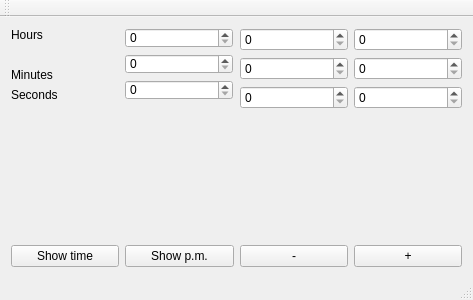
<?xml version="1.0" encoding="UTF-8"?>
<ui version="4.0">
 <class>MainWindow</class>
 <widget class="QMainWindow" name="MainWindow">
  <property name="geometry">
   <rect>
    <x>0</x>
    <y>0</y>
    <width>473</width>
    <height>300</height>
   </rect>
  </property>
  <property name="windowTitle">
   <string>MainWindow</string>
  </property>
  <widget class="QWidget" name="centralWidget">
   <layout class="QGridLayout" name="gridLayout">
    <item row="0" column="0">
     <layout class="QVBoxLayout" name="verticalLayout_3">
      <item>
       <layout class="QVBoxLayout" name="verticalLayout">
        <item>
         <widget class="QLabel" name="label">
          <property name="text">
           <string>Hours</string>
          </property>
         </widget>
        </item>
        <item>
         <widget class="QLabel" name="label_4">
          <property name="text">
           <string/>
          </property>
         </widget>
        </item>
        <item>
         <widget class="QLabel" name="label_2">
          <property name="text">
           <string>Minutes</string>
          </property>
         </widget>
        </item>
        <item>
         <widget class="QLabel" name="label_3">
          <property name="text">
           <string>Seconds</string>
          </property>
         </widget>
        </item>
        <item>
         <spacer name="verticalSpacer">
          <property name="orientation">
           <enum>Qt::Vertical</enum>
          </property>
          <property name="sizeHint" stdset="0">
           <size>
            <width>20</width>
            <height>40</height>
           </size>
          </property>
         </spacer>
        </item>
       </layout>
      </item>
      <item>
       <widget class="QPushButton" name="pushButton">
        <property name="text">
         <string>Show time</string>
        </property>
       </widget>
      </item>
     </layout>
    </item>
    <item row="0" column="4">
     <layout class="QVBoxLayout" name="verticalLayout_4">
      <item>
       <widget class="QSpinBox" name="spinBox_4">
        <property name="maximum">
         <number>23</number>
        </property>
       </widget>
      </item>
      <item>
       <widget class="QSpinBox" name="spinBox_5">
        <property name="maximum">
         <number>59</number>
        </property>
       </widget>
      </item>
      <item>
       <widget class="QSpinBox" name="spinBox_6">
        <property name="maximum">
         <number>59</number>
        </property>
       </widget>
      </item>
      <item>
       <widget class="QLabel" name="label_5">
        <property name="text">
         <string/>
        </property>
       </widget>
      </item>
      <item>
       <widget class="QLabel" name="label_6">
        <property name="text">
         <string/>
        </property>
       </widget>
      </item>
      <item>
       <widget class="QLabel" name="label_7">
        <property name="text">
         <string/>
        </property>
       </widget>
      </item>
      <item>
       <spacer name="verticalSpacer_2">
        <property name="orientation">
         <enum>Qt::Vertical</enum>
        </property>
        <property name="sizeHint" stdset="0">
         <size>
          <width>20</width>
          <height>40</height>
         </size>
        </property>
       </spacer>
      </item>
      <item>
       <widget class="QPushButton" name="pushButton_plus">
        <property name="text">
         <string>+</string>
        </property>
       </widget>
      </item>
     </layout>
    </item>
    <item row="0" column="3">
     <layout class="QVBoxLayout" name="verticalLayout_5">
      <item>
       <widget class="QSpinBox" name="spinBox_7">
        <property name="maximum">
         <number>23</number>
        </property>
       </widget>
      </item>
      <item>
       <widget class="QSpinBox" name="spinBox_8">
        <property name="maximum">
         <number>59</number>
        </property>
       </widget>
      </item>
      <item>
       <widget class="QSpinBox" name="spinBox_9">
        <property name="maximum">
         <number>59</number>
        </property>
       </widget>
      </item>
      <item>
       <widget class="QLabel" name="label_8">
        <property name="text">
         <string/>
        </property>
       </widget>
      </item>
      <item>
       <widget class="QLabel" name="label_9">
        <property name="text">
         <string/>
        </property>
       </widget>
      </item>
      <item>
       <widget class="QLabel" name="label_10">
        <property name="text">
         <string/>
        </property>
       </widget>
      </item>
      <item>
       <spacer name="verticalSpacer_4">
        <property name="orientation">
         <enum>Qt::Vertical</enum>
        </property>
        <property name="sizeHint" stdset="0">
         <size>
          <width>20</width>
          <height>40</height>
         </size>
        </property>
       </spacer>
      </item>
      <item>
       <widget class="QPushButton" name="pushButton_minus">
        <property name="text">
         <string>-</string>
        </property>
       </widget>
      </item>
     </layout>
    </item>
    <item row="0" column="1">
     <layout class="QVBoxLayout" name="verticalLayout_2">
      <item>
       <widget class="QSpinBox" name="spinBox">
        <property name="minimumSize">
         <size>
          <width>108</width>
          <height>20</height>
         </size>
        </property>
        <property name="maximumSize">
         <size>
          <width>108</width>
          <height>20</height>
         </size>
        </property>
        <property name="maximum">
         <number>23</number>
        </property>
       </widget>
      </item>
      <item>
       <widget class="QSpinBox" name="spinBox_2">
        <property name="maximumSize">
         <size>
          <width>108</width>
          <height>20</height>
         </size>
        </property>
        <property name="maximum">
         <number>59</number>
        </property>
       </widget>
      </item>
      <item>
       <widget class="QSpinBox" name="spinBox_3">
        <property name="maximumSize">
         <size>
          <width>108</width>
          <height>20</height>
         </size>
        </property>
        <property name="maximum">
         <number>59</number>
        </property>
       </widget>
      </item>
      <item>
       <spacer name="verticalSpacer_3">
        <property name="orientation">
         <enum>Qt::Vertical</enum>
        </property>
        <property name="sizeHint" stdset="0">
         <size>
          <width>20</width>
          <height>40</height>
         </size>
        </property>
       </spacer>
      </item>
      <item>
       <widget class="QPushButton" name="pushButton_3">
        <property name="text">
         <string>Show p.m.</string>
        </property>
       </widget>
      </item>
     </layout>
    </item>
   </layout>
  </widget>
  <widget class="QMenuBar" name="menuBar">
   <property name="geometry">
    <rect>
     <x>0</x>
     <y>0</y>
     <width>473</width>
     <height>21</height>
    </rect>
   </property>
  </widget>
  <widget class="QToolBar" name="mainToolBar">
   <attribute name="toolBarArea">
    <enum>TopToolBarArea</enum>
   </attribute>
   <attribute name="toolBarBreak">
    <bool>false</bool>
   </attribute>
  </widget>
  <widget class="QStatusBar" name="statusBar"/>
 </widget>
 <layoutdefault spacing="6" margin="11"/>
 <resources/>
 <connections/>
</ui>
